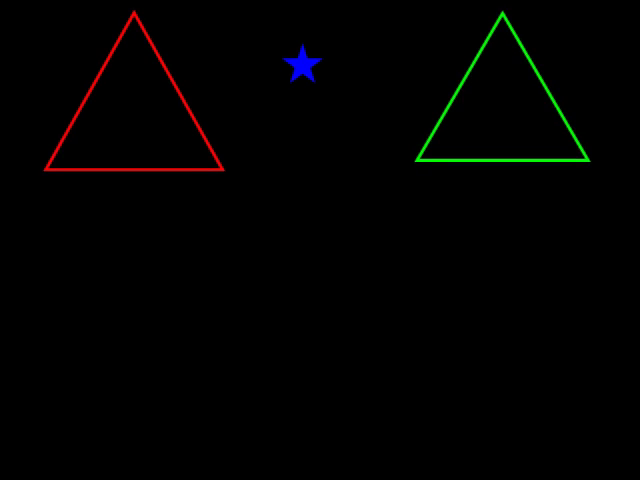
#> input picture frame 15 of IMAGEM/DELTA/Simulado-2023.1/q2/triangulos.mp4, 640 x 480 px
$ python q2.py
#> lines starting #> are read from the running program, lines starting #| are printed output that depends on the picture; after the words box and inside, x2 and y2 are one past the last pixel; in counts of white or black regions, pixels touching at a corner belong together
### IMAGEM/DELTA/Simulado-2023.1/q2/funcoes2.py
#clicar no quadradinho com a lupinha para vizualizar o arquivo md

import cv2
import numpy as np

#COLOR SEGMENTATION
def color_segmentation_star(img, lower, upper):
    hsv = cv2.cvtColor(img.copy(), cv2.COLOR_BGR2HSV)

    lower_hsv = np.array([lower//2,50,50],dtype=np.uint8) #yellow
    upper_hsv = np.array([upper//2,255,255],dtype=np.uint8)
    kernel = np.ones((5,5),np.uint8)

    mask = cv2.inRange(hsv, lower_hsv, upper_hsv)
    mask = cv2.morphologyEx(mask,cv2.MORPH_OPEN, kernel)
    mask = cv2.morphologyEx(mask,cv2.MORPH_CLOSE, kernel)

    # find contours
    contours,_ = cv2.findContours(mask, cv2.RETR_TREE, cv2.CHAIN_APPROX_SIMPLE)

    if len(contours) > 0:
        # maior contorno (maior area)
        cnt = max(contours, key = lambda x: cv2.contourArea(x))

        # centro
        M = cv2.moments(cnt)
        centroX = int(M['m10']/M['m00'])
        centroY = int(M['m01']/M['m00'])
        point = [centroX, centroY]


    else:
        centroX = 0
        centroY = 0
        cnt = 0
        point = [centroX, centroY]

    #cv2.imshow('MaskYellow', mask)
    #cv2.waitKey(1)

    return point

#COLOR SEGMENTATION
def color_segmentation_triangle(img, lower, upper):
    hsv = cv2.cvtColor(img.copy(), cv2.COLOR_BGR2HSV)

    lower_hsv = np.array([lower//2,50,50],dtype=np.uint8) #yellow
    upper_hsv = np.array([upper//2,255,255],dtype=np.uint8)
    kernel = np.ones((5,5),np.uint8)

    mask = cv2.inRange(hsv, lower_hsv, upper_hsv)

    # find contours
    contours,_ = cv2.findContours(mask, cv2.RETR_TREE, cv2.CHAIN_APPROX_SIMPLE)

    if len(contours) > 0:
        # maior contorno (maior area)
        cnt = max(contours, key = lambda x: cv2.contourArea(x))

        # centro
        M = cv2.moments(cnt)
        centroX = int(M['m10']/M['m00'])
        centroY = int(M['m01']/M['m00'])
        point = [centroX, centroY]

        listaX = []
        listaY = []
        for tupla in cnt:
            tupla = tuple(tupla[0])
            listaX.append(tupla[0])
            listaY.append(tupla[1])
        minX = min(listaX)
        maxX = max(listaX)
        minY = min(listaY)
        maxY = max(listaY)

        A = ((minX+maxX)/2, minY)
        B = (minX, maxY)
        C = (maxX, maxY)
        corners = (A, B, C)

    else:
        print("SEM CONTORNO")
        centroX = 0
        centroY = 0
        cnt = 0
        point = [centroX, centroY]
        A, B, C = 0, 0, 0

    cv2.imshow('MaskYellow', mask)
    cv2.waitKey(1)

    return A, B, C

### IMAGEM/DELTA/Simulado-2023.1/q2/triutil.py
#!/usr/bin/python
# -*- coding: utf-8 -*-

# Este NÃO é um programa ROS

from __future__ import print_function, division

import cv2
import os,sys, os.path
import numpy as np
import random

# [14 lines left out: functions make_empty, crosshair, not called in this run]

font = cv2.FONT_HERSHEY_SIMPLEX

def texto(img, a, p):
    """Escreve na img RGB dada a string a na posição definida pela tupla p"""
    cv2.putText(img, str(a), p, font,1,(0,50,100),2,cv2.LINE_AA)

# [21 lines left out: functions plot_tri, random_point, random_tri, not called in this run]

def point_in_triangle(A,B,C,P):
    """
        Devolve True se o ponto P estiver dentro do triângulo definido pelos pontos A,B e C
        Reference: https://github.com/SebLague/Gamedev-Maths/blob/master/PointInTriangle.cs """
    x = 0
    y = 1
    s1 = C[y] - A[y]
    s2 = C[x] - A[x]
    s3 = B[y] - A[y]
    s4 = P[y] - A[y]
    w1 = (A[x] * s1 + s4 * s2 - P[x] * s1) / (s3 * s2 - (B[x]-A[x]) * s1)
    w2 = (s4- w1 * s3) / s1
    return w1 >= 0 and w2 >= 0 and (w1 + w2) <= 1

### IMAGEM/DELTA/Simulado-2023.1/q2/q2.py
#!/usr/bin/python
# -*- coding: utf-8 -*-

# Este NÃO é um programa ROS

from __future__ import print_function, division

import cv2
import os,sys, os.path
import numpy as np
from funcoes2 import color_segmentation_star, color_segmentation_triangle
from triutil import point_in_triangle

print("Rodando Python versão ", sys.version)
print("OpenCV versão: ", cv2.__version__)
print("Diretório de trabalho: ", os.getcwd())

# Arquivos necessários
video = "triangulos.mp4"


if __name__ == "__main__":

    # Inicializa a aquisição da webcam
    cap = cv2.VideoCapture(video)

    print("Se a janela com a imagem não aparecer em primeiro plano dê Alt-Tab")

    while(True):
        # Capture frame-by-frame
        ret, frame = cap.read()
#> frame is the input picture: shape (480, 640, 3); mean B, G, R 0.7, 1.3, 1.4

        if ret == False:
            #print("Codigo de retorno FALSO - problema para capturar o frame")
            cap.set(cv2.CAP_PROP_POS_FRAMES, 0)
            continue
            #sys.exit(0)

        # Our operations on the frame come here
        rgb = cv2.cvtColor(frame, cv2.COLOR_BGR2RGB)
        gray = cv2.cvtColor(frame, cv2.COLOR_BGR2GRAY)

        #TODO: seu código vai aqui
        A, B, C = color_segmentation_triangle(frame, 105, 135)
#> in color_segmentation_triangle, `hsv = cv2.cvtColor(img.copy(), cv2.COLOR_BGR2HSV)`: hsv: shape (480, 640, 3); mean H, S, V 3.4, 11.7, 3.1
#> in color_segmentation_triangle, `mask = cv2.inRange(hsv, lower_hsv, upper_hsv)`:
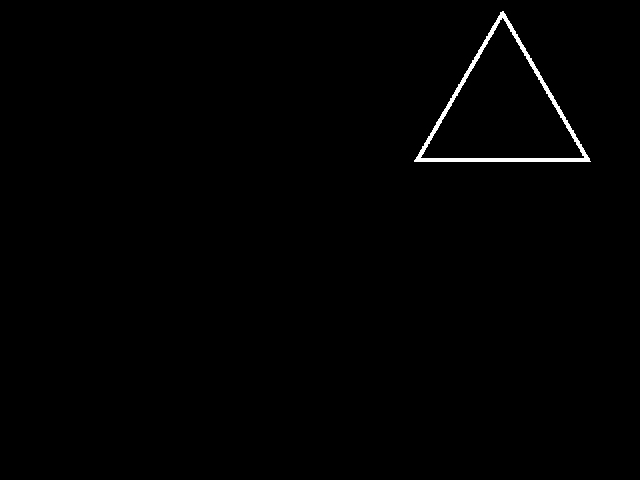
#> mask: shape (480, 640); 0.68% white; 1 white region
#> in color_segmentation_triangle, `contours,_ = cv2.findContours(mask, cv2.RETR_TREE, cv2.CHAIN_APPROX_SI..`: contours = 2 contours; box (x1, y1, x2, y2) and area: (414, 11, 591, 162) 13326, (420, 17, 585, 159) 11710
#> in color_segmentation_triangle, `cnt = max(contours, key = lambda x: cv2.contourArea(x))`: cnt = contour of 233 points, box (x1, y1, x2, y2) (414, 11, 591, 162), area 13326
#> in color_segmentation_triangle, `M = cv2.moments(cnt)`: M = moments, m00 13326, centre m10/m00, m01/m00 = (502.1, 110.6)
#> in color_segmentation_triangle, `centroX = int(M['m10']/M['m00'])`: centroX = 502
#> in color_segmentation_triangle, `centroY = int(M['m01']/M['m00'])`: centroY = 110
#> in color_segmentation_triangle, `point = [centroX, centroY]`: point = [502, 110]
#> the loop in color_segmentation_triangle, `for tupla in cnt:` made 233 passes
#> tupla on passes 1 to 3: (502, 11), (501, 12), (500, 12)
#> after the loop in color_segmentation_triangle, `for tupla in cnt:`: listaX = 233 values, max 590 at index 118, min 414 at index 116, mean 501.4; listaY = 233 values, max 161 at index 117, min 11 at index 0, mean 85.98
#> in color_segmentation_triangle, `minX = min(listaX)`: minX = 414
#> in color_segmentation_triangle, `maxX = max(listaX)`: maxX = 590
#> in color_segmentation_triangle, `minY = min(listaY)`: minY = 11
#> in color_segmentation_triangle, `maxY = max(listaY)`: maxY = 161
#> in color_segmentation_triangle, `A = ((minX+maxX)/2, minY)`: A = (502, 11)
#> in color_segmentation_triangle, `B = (minX, maxY)`: B = (414, 161)
#> in color_segmentation_triangle, `C = (maxX, maxY)`: C = (590, 161)
#> in color_segmentation_triangle, `corners = (A, B, C)`: corners = ((502, 11), (414, 161), (590, 161))
#> A = (502, 11); B = (414, 161); C = (590, 161)
        P = color_segmentation_star(frame, 225, 265)
#> in color_segmentation_star, `mask = cv2.inRange(hsv, lower_hsv, upper_hsv)`:
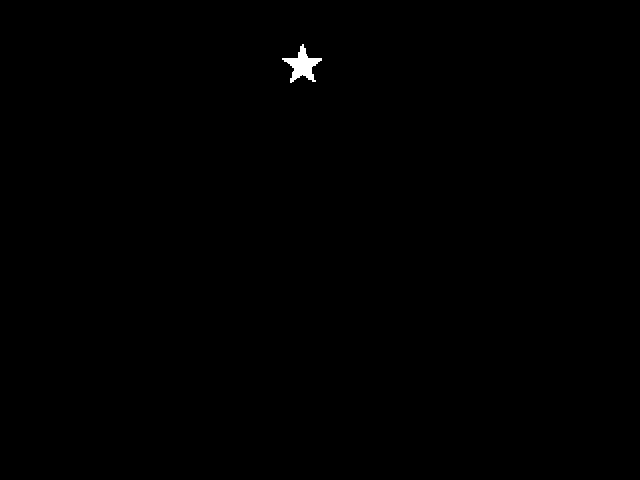
#> mask: shape (480, 640); 0.2% white; 1 white region, box (x1, y1, x2, y2) and area: (282, 44, 322, 83) 629
#> in color_segmentation_star, `mask = cv2.morphologyEx(mask,cv2.MORPH_OPEN, kernel)`: mask: shape (480, 640); 0.18% white; 1 white region, box (x1, y1, x2, y2) and area: (287, 48, 318, 80) 561
#> in color_segmentation_star, `mask = cv2.morphologyEx(mask,cv2.MORPH_CLOSE, kernel)`: mask: shape (480, 640); 0.19% white; 1 white region
#> in color_segmentation_star, `contours,_ = cv2.findContours(mask, cv2.RETR_TREE, cv2.CHAIN_APPROX_SI..`: contours = 1 contour; box (x1, y1, x2, y2) and area: (287, 48, 318, 80) 510
#> in color_segmentation_star, `cnt = max(contours, key = lambda x: cv2.contourArea(x))`: cnt = contour of 44 points, box (x1, y1, x2, y2) (287, 48, 318, 80), area 510
#> in color_segmentation_star, `M = cv2.moments(cnt)`: M = moments, m00 510, centre m10/m00, m01/m00 = (302.1, 64.93)
#> in color_segmentation_star, `centroX = int(M['m10']/M['m00'])`: centroX = 302
#> in color_segmentation_star, `centroY = int(M['m01']/M['m00'])`: centroY = 64
#> in color_segmentation_star, `point = [centroX, centroY]`: point = [302, 64]
#> P = [302, 64]

        if A!=0 and B!=0 and C!=0 and P!=0:
            inTriangle = point_in_triangle(A, B, C, P)
#> in point_in_triangle, `s1 = C[y] - A[y]`: s1 = 150
#> in point_in_triangle, `s2 = C[x] - A[x]`: s2 = 88
#> in point_in_triangle, `s3 = B[y] - A[y]`: s3 = 150
#> in point_in_triangle, `s4 = P[y] - A[y]`: s4 = 53
#> in point_in_triangle, `w1 = (A[x] * s1 + s4 * s2 - P[x] * s1) / (s3 * s2 - (B[x]-A[x]) * s1)`: w1 = 1.31
#> in point_in_triangle, `w2 = (s4- w1 * s3) / s1`: w2 = -0.96
#> inTriangle = False

            if inTriangle:
                cv2.putText(img=frame, text="DENTRO", org=(10,20), fontFace=cv2.FONT_HERSHEY_SIMPLEX, fontScale=1, color=(0,0,255), thickness=2, lineType=cv2.LINE_AA)
            else:
                cv2.putText(img=frame, text="FORA", org=(10,20), fontFace=cv2.FONT_HERSHEY_SIMPLEX, fontScale=1, color=(0,0,255), thickness=2, lineType=cv2.LINE_AA)
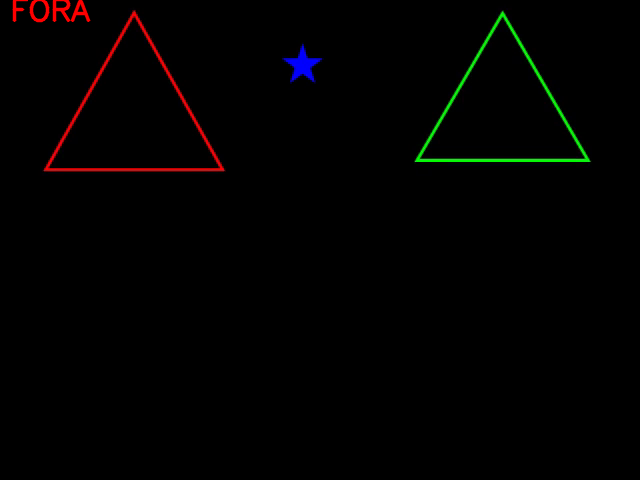
#> frame: shape (480, 640, 3); 0.31% of pixels changed, all inside (x1, y1, x2, y2) = (12, 0, 91, 23)
        else:
            print("SEM CONTORNO")

        # NOTE que em testes a OpenCV 4.0 requereu frames em BGR para o cv2.imshow
        cv2.imshow('imagem', frame)

        if cv2.waitKey(1) & 0xFF == ord('q'):
#> (key q is pressed here)
            break

    # When everything done, release the capture
    cap.release()
    cv2.destroyAllWindows()

$ run again, starting later in the video
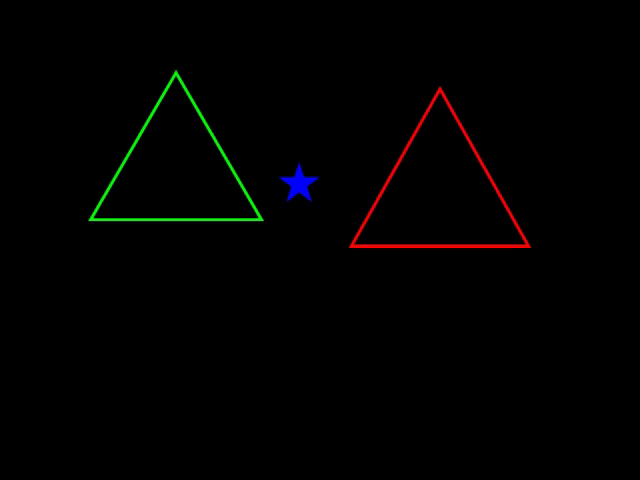
#> input picture frame 68 of IMAGEM/DELTA/Simulado-2023.1/q2/triangulos.mp4, 640 x 480 px
#> frame is the input picture: shape (480, 640, 3); mean B, G, R 0.7, 1.3, 1.6
#> hsv: shape (480, 640, 3); mean H, S, V 3.2, 11.4, 3.1
#> in color_segmentation_triangle, `mask = cv2.inRange(hsv, lower_hsv, upper_hsv)`:
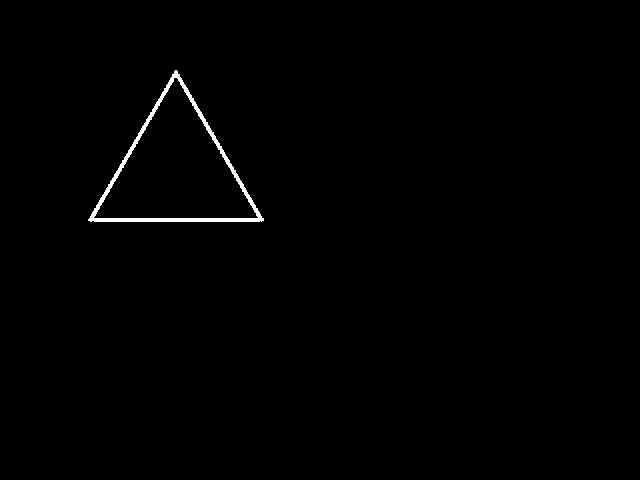
#> mask: shape (480, 640); 0.66% white; 1 white region
#> in color_segmentation_triangle, `contours,_ = cv2.findContours(mask, cv2.RETR_TREE, cv2.CHAIN_APPROX_SI..`: contours = 2 contours; box (x1, y1, x2, y2) and area: (88, 70, 264, 222) 13392, (93, 77, 259, 219) 11829
#> in color_segmentation_triangle, `cnt = max(contours, key = lambda x: cv2.contourArea(x))`: cnt = contour of 240 points, box (x1, y1, x2, y2) (88, 70, 264, 222), area 13392
#> in color_segmentation_triangle, `M = cv2.moments(cnt)`: M = moments, m00 13392, centre m10/m00, m01/m00 = (175.6, 170.4)
#> in color_segmentation_triangle, `centroX = int(M['m10']/M['m00'])`: centroX = 175
#> in color_segmentation_triangle, `centroY = int(M['m01']/M['m00'])`: centroY = 170
#> in color_segmentation_triangle, `point = [centroX, centroY]`: point = [175, 170]
#> the loop in color_segmentation_triangle, `for tupla in cnt:` made 240 passes
#> tupla on passes 1 to 3: (175, 70), (174, 71), (174, 73)
#> after the loop in color_segmentation_triangle, `for tupla in cnt:`: listaX = 240 values, max 263 at index 123, min 88 at index 111, mean 175.6; listaY = 240 values, max 221 at index 114, min 70 at index 0, mean 148
#> minX = 88
#> maxX = 263
#> minY = 70
#> maxY = 221
#> in color_segmentation_triangle, `A = ((minX+maxX)/2, minY)`: A = (175.5, 70)
#> in color_segmentation_triangle, `B = (minX, maxY)`: B = (88, 221)
#> in color_segmentation_triangle, `C = (maxX, maxY)`: C = (263, 221)
#> corners = ((175.5, 70), (88, 221), (263, 221))
#> `A, B, C = color_segmentation_triangle(frame, 105, 135)`: A = (175.5, 70); B = (88, 221); C = (263, 221)
#> in color_segmentation_star, `contours,_ = cv2.findContours(mask, cv2.RETR_TREE, cv2.CHAIN_APPROX_SI..`: contours = 1 contour; box (x1, y1, x2, y2) and area: (282, 166, 316, 198) 536
#> in color_segmentation_star, `cnt = max(contours, key = lambda x: cv2.contourArea(x))`: cnt = contour of 47 points, box (x1, y1, x2, y2) (282, 166, 316, 198), area 536
#> in color_segmentation_star, `M = cv2.moments(cnt)`: M = moments, m00 536, centre m10/m00, m01/m00 = (298.8, 183.1)
#> in color_segmentation_star, `centroX = int(M['m10']/M['m00'])`: centroX = 298
#> in color_segmentation_star, `centroY = int(M['m01']/M['m00'])`: centroY = 183
#> in color_segmentation_star, `point = [centroX, centroY]`: point = [298, 183]
#> s1 = 151
#> s2 = 87.5
#> s3 = 151
#> s4 = 113
#> w1 = -0.326
#> w2 = 1.07
#> inTriangle = False
#> `cv2.putText(img=frame, text="FORA", org=(10,20), fontFace=cv2.FONT_HER..`:
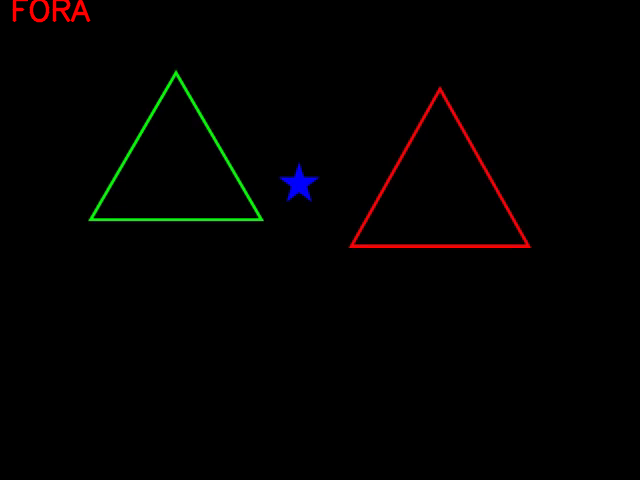
#> frame: shape (480, 640, 3); 0.31% of pixels changed, all inside (x1, y1, x2, y2) = (12, 0, 91, 23)

$ run again, starting later in the video
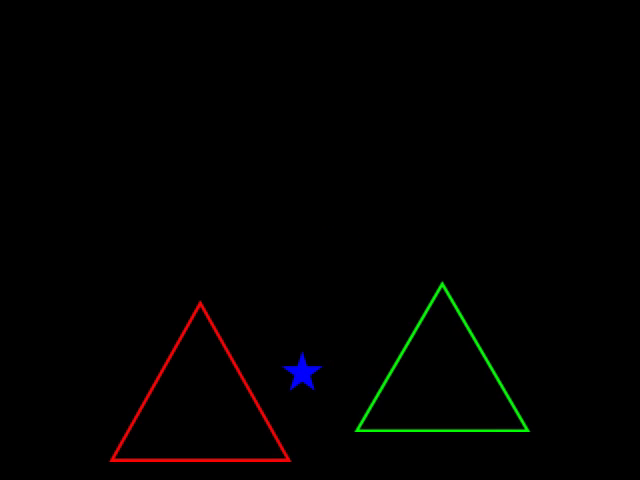
#> input picture frame 121 of IMAGEM/DELTA/Simulado-2023.1/q2/triangulos.mp4, 640 x 480 px
#> frame is the input picture: shape (480, 640, 3); mean B, G, R 0.7, 1.3, 1.5
#> hsv: shape (480, 640, 3); mean H, S, V 3.3, 11.8, 3.1
#> in color_segmentation_triangle, `mask = cv2.inRange(hsv, lower_hsv, upper_hsv)`:
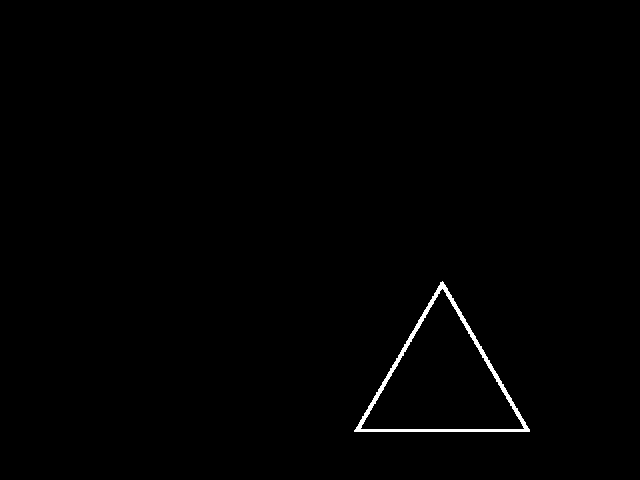
#> mask: shape (480, 640); 0.63% white; 1 white region
#> in color_segmentation_triangle, `contours,_ = cv2.findContours(mask, cv2.RETR_TREE, cv2.CHAIN_APPROX_SI..`: contours = 2 contours; box (x1, y1, x2, y2) and area: (354, 281, 530, 432) 13234, (360, 288, 525, 430) 11775
#> in color_segmentation_triangle, `cnt = max(contours, key = lambda x: cv2.contourArea(x))`: cnt = contour of 223 points, box (x1, y1, x2, y2) (354, 281, 530, 432), area 13234
#> in color_segmentation_triangle, `M = cv2.moments(cnt)`: M = moments, m00 13234.5, centre m10/m00, m01/m00 = (441.8, 380.7)
#> in color_segmentation_triangle, `centroX = int(M['m10']/M['m00'])`: centroX = 441
#> in color_segmentation_triangle, `centroY = int(M['m01']/M['m00'])`: centroY = 380
#> in color_segmentation_triangle, `point = [centroX, centroY]`: point = [441, 380]
#> the loop in color_segmentation_triangle, `for tupla in cnt:` made 223 passes
#> tupla on passes 1 to 3: (442, 281), (441, 282), (440, 282)
#> after the loop in color_segmentation_triangle, `for tupla in cnt:`: listaX = 223 values, max 529 at index 112, min 354 at index 110, mean 442.3; listaY = 223 values, max 431 at index 111, min 281 at index 0, mean 356.4
#> minX = 354
#> maxX = 529
#> minY = 281
#> maxY = 431
#> in color_segmentation_triangle, `A = ((minX+maxX)/2, minY)`: A = (441.5, 281)
#> in color_segmentation_triangle, `B = (minX, maxY)`: B = (354, 431)
#> in color_segmentation_triangle, `C = (maxX, maxY)`: C = (529, 431)
#> corners = ((441.5, 281), (354, 431), (529, 431))
#> `A, B, C = color_segmentation_triangle(frame, 105, 135)`: A = (441.5, 281); B = (354, 431); C = (529, 431)
#> in color_segmentation_star, `contours,_ = cv2.findContours(mask, cv2.RETR_TREE, cv2.CHAIN_APPROX_SI..`: contours = 1 contour; box (x1, y1, x2, y2) and area: (287, 357, 318, 388) 490
#> in color_segmentation_star, `cnt = max(contours, key = lambda x: cv2.contourArea(x))`: cnt = contour of 41 points, box (x1, y1, x2, y2) (287, 357, 318, 388), area 490
#> in color_segmentation_star, `M = cv2.moments(cnt)`: M = moments, m00 489.5, centre m10/m00, m01/m00 = (302.1, 373)
#> in color_segmentation_star, `centroX = int(M['m10']/M['m00'])`: centroX = 302
#> in color_segmentation_star, `centroY = int(M['m01']/M['m00'])`: centroY = 372
#> in color_segmentation_star, `point = [centroX, centroY]`: point = [302, 372]
#> s1 = 150
#> s2 = 87.5
#> s3 = 150
#> s4 = 91
#> w1 = 1.1
#> w2 = -0.494
#> inTriangle = False
#> `cv2.putText(img=frame, text="FORA", org=(10,20), fontFace=cv2.FONT_HER..`:
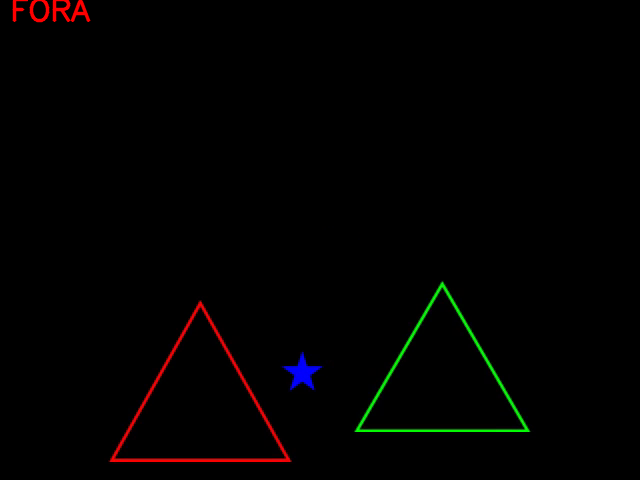
#> frame: shape (480, 640, 3); 0.31% of pixels changed, all inside (x1, y1, x2, y2) = (12, 0, 91, 23)
